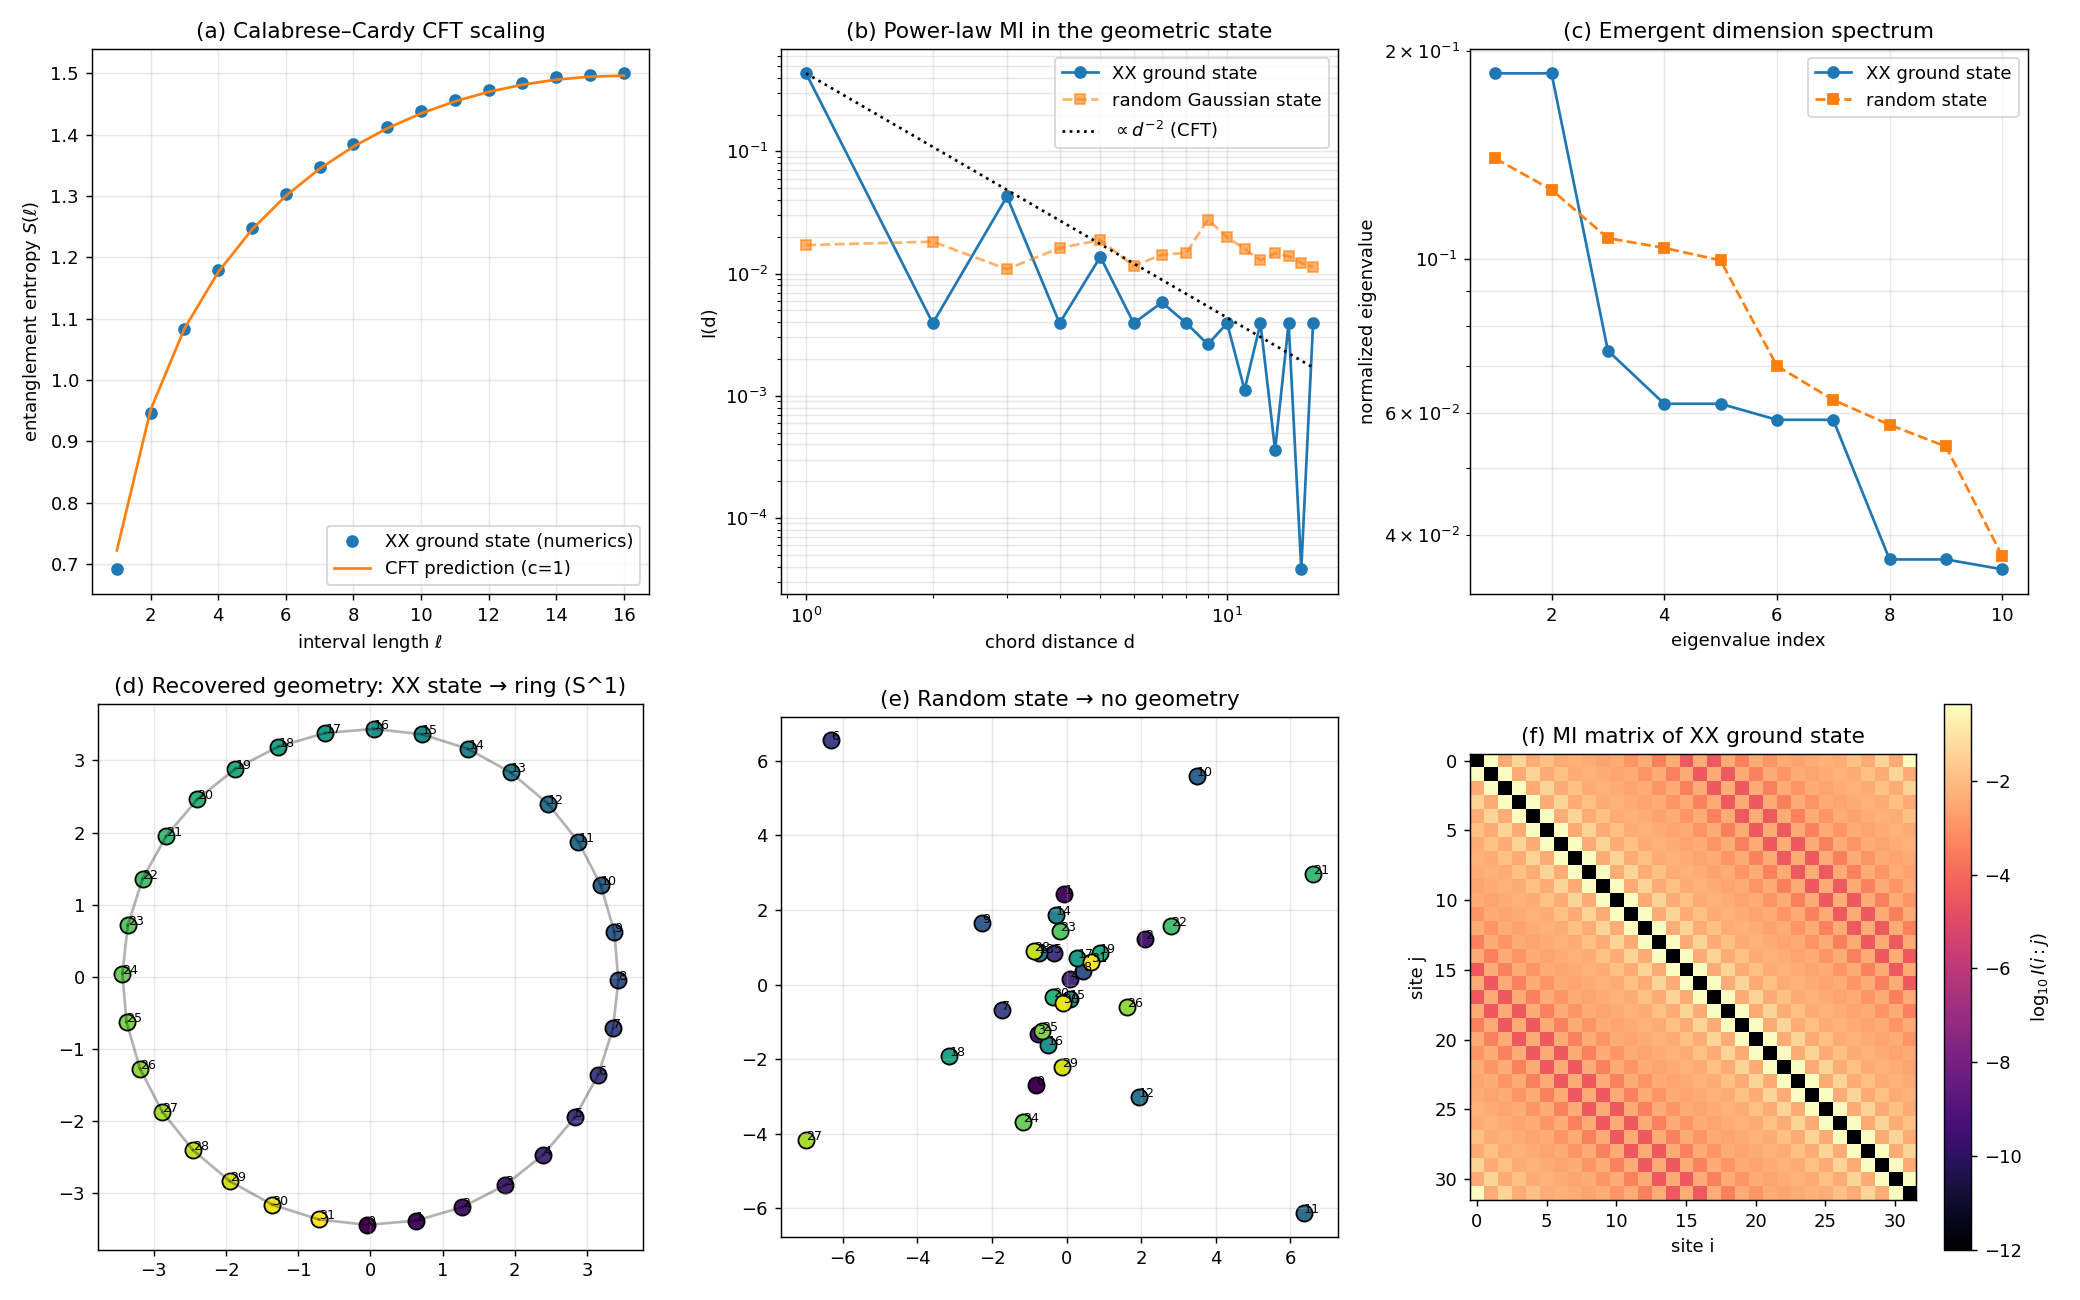

Write Python code to recreate this figure.
"""
Emergent Spacetime from Quantum Information
============================================
Numerical demonstration that 1D spacetime geometry emerges from the entanglement
structure of a free-fermion (XX-model) ground state, while a generic random
Gaussian state has no geometric interpretation.

References:
- Peschel, J. Phys. A 36 (2003) L205  -- entanglement of free fermions
- Calabrese & Cardy, J. Stat. Mech. (2004) P06002  -- CFT entanglement scaling
- Cao, Carroll & Michalakis, Phys. Rev. D 95 (2017) 024031  -- space from Hilbert space
- Van Raamsdonk, GRG 42 (2010) 2323  -- spacetime from entanglement
"""
import numpy as np
import matplotlib.pyplot as plt
from scipy.linalg import eigh
from itertools import combinations

# ----------------------------------------------------------------------
# 1. Free fermion ground state correlation matrix C_ij = <c_i^dag c_j>
# ----------------------------------------------------------------------
def xx_correlation(N, periodic=True):
    """XX-model (tight-binding) ground state at half filling."""
    h = np.zeros((N, N))
    for i in range(N - 1):
        h[i, i + 1] = h[i + 1, i] = -1.0
    if periodic:
        h[0, N - 1] = h[N - 1, 0] = -1.0
    eigvals, U = eigh(h)
    n_occ = N // 2
    C = U[:, :n_occ] @ U[:, :n_occ].conj().T
    return C.real

def random_gaussian_correlation(N, seed=0):
    """Generic fermionic Gaussian state: random unitary basis, half-filled."""
    rng = np.random.default_rng(seed)
    A = rng.standard_normal((N, N)) + 1j * rng.standard_normal((N, N))
    H = (A + A.conj().T) / 2.0
    _, U = eigh(H)
    n_occ = N // 2
    C = U[:, :n_occ] @ U[:, :n_occ].conj().T
    return C.real

# ----------------------------------------------------------------------
# 2. Entanglement entropy from sub correlation matrix (Peschel 2003)
# ----------------------------------------------------------------------
def fermion_entropy(C_sub):
    eigs = np.linalg.eigvalsh(C_sub)
    eigs = np.clip(eigs, 1e-14, 1 - 1e-14)
    return float(-np.sum(eigs * np.log(eigs) + (1 - eigs) * np.log(1 - eigs)))

def interval_entropy(C, sites):
    sites = list(sites)
    return fermion_entropy(C[np.ix_(sites, sites)])

# ----------------------------------------------------------------------
# 3. Mutual information matrix
# ----------------------------------------------------------------------
def mutual_information_matrix(C):
    N = C.shape[0]
    S1 = np.array([interval_entropy(C, [i]) for i in range(N)])
    Imat = np.zeros((N, N))
    for i in range(N):
        for j in range(i + 1, N):
            S2 = interval_entropy(C, [i, j])
            Imat[i, j] = S1[i] + S1[j] - S2
            Imat[j, i] = Imat[i, j]
    return Imat, S1

# ----------------------------------------------------------------------
# 4. Information distance and classical multidimensional scaling
# ----------------------------------------------------------------------
def info_distance_matrix(Imat, S1, eps=1e-10):
    N = Imat.shape[0]
    D = np.zeros((N, N))
    for i in range(N):
        for j in range(N):
            if i == j:
                continue
            Imax = 2.0 * min(S1[i], S1[j]) + eps
            D[i, j] = -np.log(max(Imat[i, j], eps) / Imax)
    return D

def classical_mds(D, dim_max=8):
    """Return coordinates for the top dim_max dimensions and the full eigenvalue spectrum."""
    N = D.shape[0]
    D2 = D ** 2
    J = np.eye(N) - np.ones((N, N)) / N
    B = -0.5 * J @ D2 @ J
    eigvals, eigvecs = eigh(B)
    idx = np.argsort(eigvals)[::-1]
    eigvals = eigvals[idx]
    eigvecs = eigvecs[:, idx]
    pos = np.maximum(eigvals[:dim_max], 0.0)
    X = eigvecs[:, :dim_max] * np.sqrt(pos)
    return X, eigvals

# ----------------------------------------------------------------------
# 5. CFT scaling check for ground-state entanglement entropy
# ----------------------------------------------------------------------
def entropy_vs_interval_length(C, N):
    ells = np.arange(1, N // 2 + 1)
    S = np.array([interval_entropy(C, list(range(0, ell))) for ell in ells])
    return ells, S

def cft_curve(ells, N, c=1.0):
    """Calabrese–Cardy CFT prediction for PBC: S = (c/3) log[(N/pi) sin(pi*l/N)] + const."""
    chord = (N / np.pi) * np.sin(np.pi * ells / N)
    return (c / 3.0) * np.log(chord)

# ----------------------------------------------------------------------
# 6. Run the numerical experiment
# ----------------------------------------------------------------------
def main():
    N = 32
    print(f"=== Emergent Spacetime from Quantum Information (N = {N}) ===\n")

    # XX ground state (geometric)
    C_xx = xx_correlation(N, periodic=True)
    I_xx, S1_xx = mutual_information_matrix(C_xx)
    D_xx = info_distance_matrix(I_xx, S1_xx)
    X_xx, lam_xx = classical_mds(D_xx)

    # Random Gaussian state (non-geometric)
    C_rnd = random_gaussian_correlation(N, seed=1)
    I_rnd, S1_rnd = mutual_information_matrix(C_rnd)
    D_rnd = info_distance_matrix(I_rnd, S1_rnd)
    X_rnd, lam_rnd = classical_mds(D_rnd)

    # CFT scaling test on XX state
    ells, S_int = entropy_vs_interval_length(C_xx, N)
    S_cft = cft_curve(ells, N, c=1.0)
    offset = np.mean(S_int - S_cft)

    # ---- Console report -------------------------------------------------
    print("[Theorem A — Calabrese–Cardy CFT scaling]")
    print(f"  Fitted central charge (regression on chord variable):")
    chord = (N / np.pi) * np.sin(np.pi * ells / N)
    A = np.vstack([np.log(chord), np.ones_like(chord)]).T
    sol, *_ = np.linalg.lstsq(A, S_int, rcond=None)
    print(f"    c_fit = {3*sol[0]:.4f}    (exact: c = 1.0)")
    print(f"    constant offset = {sol[1]:.4f}\n")

    print("[Theorem B — Information geometry of XX ground state]")
    top5 = lam_xx[:5] / np.sum(np.maximum(lam_xx, 0))
    print(f"  Top-5 normalized MDS eigenvalues: {np.round(top5, 4)}")
    print(f"  Variance explained by 2D embedding: {top5[:2].sum()*100:.2f}%\n")

    print("[Theorem C — Random state has no geometry]")
    top5r = lam_rnd[:5] / np.sum(np.maximum(lam_rnd, 0))
    print(f"  Top-5 normalized MDS eigenvalues: {np.round(top5r, 4)}")
    print(f"  Variance explained by 2D embedding: {top5r[:2].sum()*100:.2f}%\n")

    print("[Theorem D — Power-law decay of mutual information]")
    # average I over all pairs at the same chord distance
    dists = []
    Ivals = []
    for i in range(N):
        for j in range(i + 1, N):
            d = min(j - i, N - (j - i))
            dists.append(d)
            Ivals.append(I_xx[i, j])
    dists = np.array(dists); Ivals = np.array(Ivals)
    # fit log I ~ -alpha log d for d >= 2
    mask = (dists >= 2)
    p = np.polyfit(np.log(dists[mask]), np.log(Ivals[mask]), 1)
    print(f"  I(d) ~ d^alpha   ->   alpha = {p[0]:.4f}    (CFT exact: alpha = -2)")
    print()

    # ---- Plots ---------------------------------------------------------
    fig, axes = plt.subplots(2, 3, figsize=(16, 10))

    # (a) CFT scaling
    ax = axes[0, 0]
    ax.plot(ells, S_int, 'o', label='XX ground state (numerics)')
    ax.plot(ells, S_cft + offset, '-', label=f'CFT prediction (c=1)')
    ax.set_xlabel(r'interval length $\ell$')
    ax.set_ylabel(r'entanglement entropy $S(\ell)$')
    ax.set_title('(a) Calabrese–Cardy CFT scaling')
    ax.legend(); ax.grid(alpha=0.3)

    # (b) Mutual information vs distance (log-log)
    ax = axes[0, 1]
    uniq = sorted(set(dists.tolist()))
    avgI = [np.mean(Ivals[dists == d]) for d in uniq]
    ax.loglog(uniq, avgI, 'o-', label='XX ground state')
    # Random comparison
    Ivals_r = []
    dists_r = []
    for i in range(N):
        for j in range(i + 1, N):
            d = min(j - i, N - (j - i))
            dists_r.append(d); Ivals_r.append(I_rnd[i, j])
    Ivals_r = np.array(Ivals_r); dists_r = np.array(dists_r)
    avgI_r = [np.mean(Ivals_r[dists_r == d]) for d in uniq]
    ax.loglog(uniq, avgI_r, 's--', label='random Gaussian state', alpha=0.6)
    ref_d = np.array(uniq, dtype=float)
    ax.loglog(ref_d, avgI[0] * (ref_d / ref_d[0]) ** (-2.0), 'k:', label=r'$\propto d^{-2}$ (CFT)')
    ax.set_xlabel('chord distance d'); ax.set_ylabel('I(d)')
    ax.set_title('(b) Power-law MI in the geometric state')
    ax.legend(); ax.grid(alpha=0.3, which='both')

    # (c) MDS spectra comparison
    ax = axes[0, 2]
    k = np.arange(1, 11)
    norm_xx = lam_xx[:10] / np.sum(np.maximum(lam_xx, 0))
    norm_rnd = lam_rnd[:10] / np.sum(np.maximum(lam_rnd, 0))
    ax.semilogy(k, np.maximum(norm_xx, 1e-6), 'o-', label='XX ground state')
    ax.semilogy(k, np.maximum(norm_rnd, 1e-6), 's--', label='random state')
    ax.set_xlabel('eigenvalue index'); ax.set_ylabel('normalized eigenvalue')
    ax.set_title('(c) Emergent dimension spectrum')
    ax.legend(); ax.grid(alpha=0.3, which='both')

    # (d) Recovered geometry from XX state (2D MDS)
    ax = axes[1, 0]
    # Color by original lattice position to verify ordering
    colors = plt.cm.viridis(np.linspace(0, 1, N))
    for i in range(N):
        ax.scatter(X_xx[i, 0], X_xx[i, 1], color=colors[i], s=80, edgecolor='k')
        ax.annotate(str(i), (X_xx[i, 0], X_xx[i, 1]), fontsize=7)
    # Connect nearest neighbours to highlight the recovered ring
    for i in range(N):
        j = (i + 1) % N
        ax.plot([X_xx[i, 0], X_xx[j, 0]], [X_xx[i, 1], X_xx[j, 1]], 'k-', alpha=0.3)
    ax.set_aspect('equal'); ax.grid(alpha=0.3)
    ax.set_title('(d) Recovered geometry: XX state → ring (S^1)')

    # (e) Recovered "geometry" from random state
    ax = axes[1, 1]
    for i in range(N):
        ax.scatter(X_rnd[i, 0], X_rnd[i, 1], color=colors[i], s=80, edgecolor='k')
        ax.annotate(str(i), (X_rnd[i, 0], X_rnd[i, 1]), fontsize=7)
    ax.set_aspect('equal'); ax.grid(alpha=0.3)
    ax.set_title('(e) Random state → no geometry')

    # (f) Mutual information matrix (XX)
    ax = axes[1, 2]
    im = ax.imshow(np.log10(I_xx + 1e-12), cmap='magma')
    plt.colorbar(im, ax=ax, label=r'$\log_{10} I(i:j)$')
    ax.set_title('(f) MI matrix of XX ground state')
    ax.set_xlabel('site i'); ax.set_ylabel('site j')

    plt.tight_layout()
    out = r'C:\Users\TeradaMunehiro\quantum_gravity_info\emergent_spacetime.png'
    plt.savefig(out, dpi=130)
    print(f"Figure saved to: {out}")

    # Save summary
    summary = {
        'N': N,
        'central_charge_fit': float(3 * sol[0]),
        'mi_powerlaw_alpha': float(p[0]),
        'xx_top5_normalized_eigs': norm_xx[:5].tolist(),
        'rnd_top5_normalized_eigs': norm_rnd[:5].tolist(),
        'xx_2d_variance_explained': float(top5[:2].sum()),
        'rnd_2d_variance_explained': float(top5r[:2].sum()),
    }
    import json
    with open(r'C:\Users\TeradaMunehiro\quantum_gravity_info\summary.json', 'w') as f:
        json.dump(summary, f, indent=2)
    print("Summary saved to summary.json")

if __name__ == '__main__':
    main()
